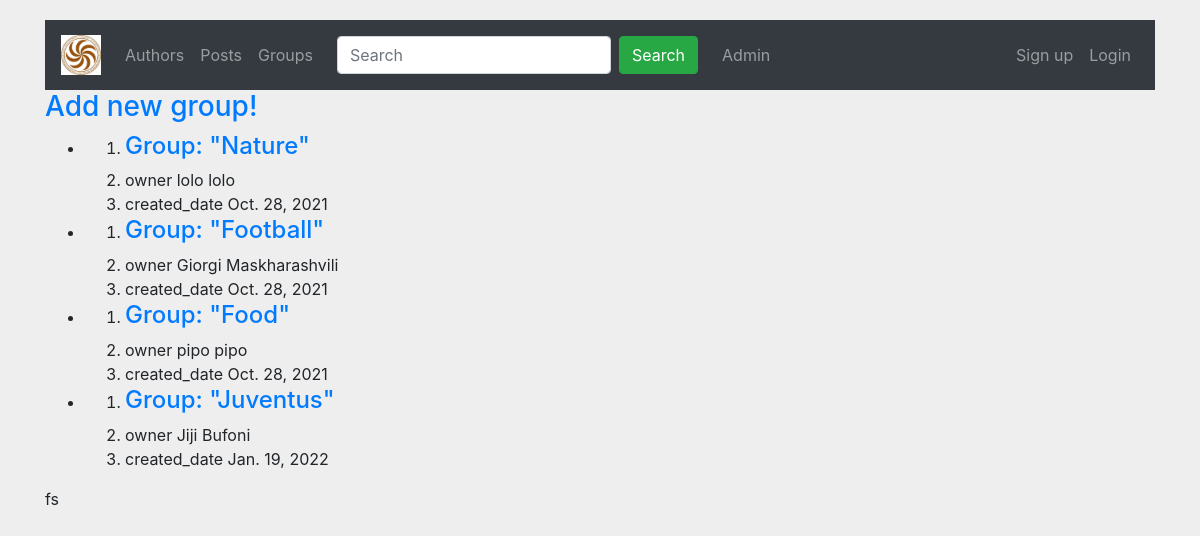
Before: /groups/ with the older database file.
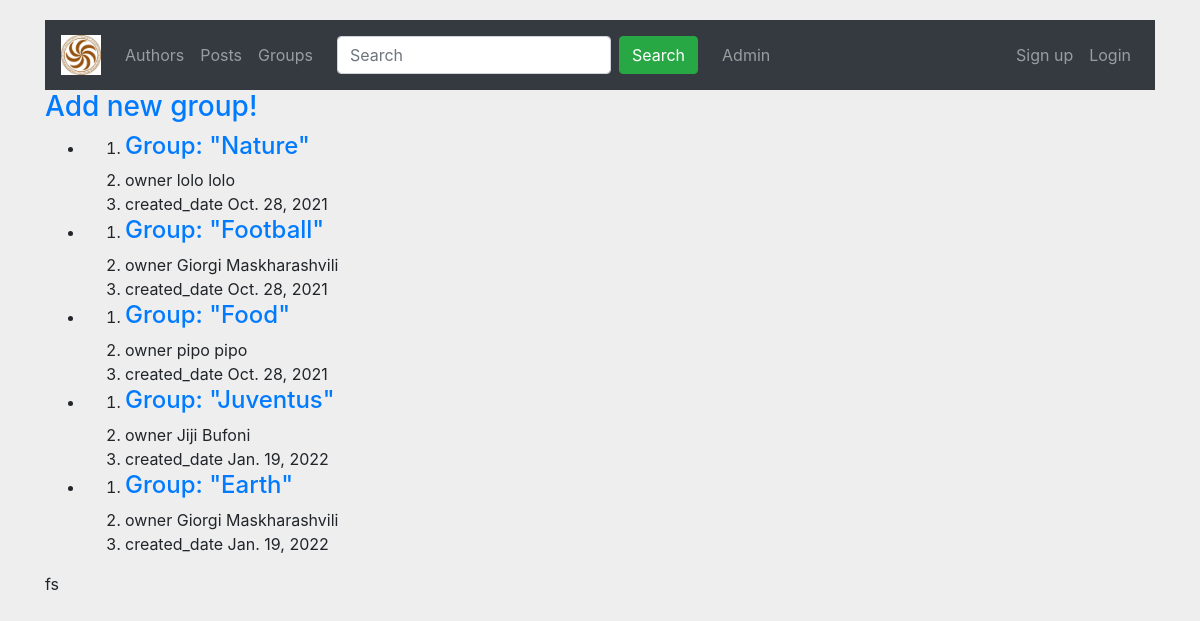
After: the same page with the newer database file.
### group/models.py (models this page shows, shortened)
class Group(models.Model):
    name = models.CharField(max_length=96, unique=True)
    slug = models.SlugField(max_length=96, default="add-slug-all-groups")
    describtion = models.CharField(max_length=96, default='Without Description')
    owner = models.ForeignKey(Author, on_delete=models.CASCADE)
    image = models.ImageField(upload_to='Groups', blank=True)
    created_date = models.DateField(auto_now=True)
    class Meta:
        verbose_name = 'category'
        verbose_name_plural = 'categories'

### group/views.py (the view)
# urls.py: path('', GroupListView.as_view(), name='groups'),
class GroupListView(ListView):
    model = Group

### user/models.py (called while the page is built)
    def __str__(self):
        return self.get_full_name()

### group/templates/group/group_list.html
{% extends 'base.html' %}
{% block content %}
{% if group_list %}
<h3>
    <a href="{% url 'group:create_group' %}">Add new group!</a>
</h3>
<ul>
    {% for item in group_list %}
    <li>
        <ol>
            <li><h4><a href="{% url 'group:group' pk=item.pk %}">Group: "{{ item.name }}"</a></h4></li>
            <li>owner {{ item.owner }}</li>
            <li>created_date {{ item.created_date }}</li>
        </ol>
    </li>
    {% endfor %}
</ul>
fs{% else %}
<h3>
    No groups!
</h3>
{% endif %}
{% endblock %}

Changed rows visible on the page:
added Group: name "Earth", owner "Giorgi Maskharashvili", created_date "Jan. 19, 2022"
